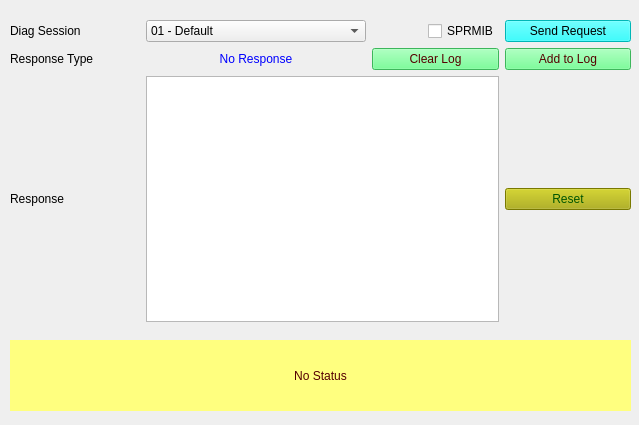
<?xml version="1.0" encoding="UTF-8"?>
<ui version="4.0">
 <class>Form_SID10</class>
 <widget class="QWidget" name="Form_SID10">
  <property name="geometry">
   <rect>
    <x>0</x>
    <y>0</y>
    <width>639</width>
    <height>425</height>
   </rect>
  </property>
  <property name="minimumSize">
   <size>
    <width>400</width>
    <height>400</height>
   </size>
  </property>
  <property name="windowTitle">
   <string>Diagnostic Session Control Service 10</string>
  </property>
  <widget class="QLabel" name="label_status">
   <property name="geometry">
    <rect>
     <x>10</x>
     <y>340</y>
     <width>621</width>
     <height>71</height>
    </rect>
   </property>
   <property name="styleSheet">
    <string notr="true">background-color: rgb(255, 255, 127);
color: rgb(85, 0, 0);
border-color: rgb(0, 0, 255);</string>
   </property>
   <property name="text">
    <string>No Status</string>
   </property>
   <property name="alignment">
    <set>Qt::AlignCenter</set>
   </property>
   <property name="wordWrap">
    <bool>true</bool>
   </property>
  </widget>
  <widget class="QWidget" name="layoutWidget">
   <property name="geometry">
    <rect>
     <x>10</x>
     <y>20</y>
     <width>621</width>
     <height>302</height>
    </rect>
   </property>
   <layout class="QGridLayout" name="gridLayout">
    <property name="sizeConstraint">
     <enum>QLayout::SetNoConstraint</enum>
    </property>
    <item row="3" column="3">
     <widget class="QPushButton" name="pushButton_appendLog">
      <property name="styleSheet">
       <string notr="true">background-color: rgb(85, 255, 127);
color: rgb(85, 0, 0);</string>
      </property>
      <property name="text">
       <string>Add to Log</string>
      </property>
     </widget>
    </item>
    <item row="6" column="1" colspan="2">
     <widget class="QTextBrowser" name="textBrowser_Resp"/>
    </item>
    <item row="3" column="2">
     <widget class="QPushButton" name="pushButton_clearLog">
      <property name="styleSheet">
       <string notr="true">background-color: rgb(85, 255, 127);
color: rgb(85, 0, 0);</string>
      </property>
      <property name="text">
       <string>Clear Log</string>
      </property>
     </widget>
    </item>
    <item row="0" column="1" alignment="Qt::AlignHCenter">
     <widget class="QComboBox" name="comboBox_Diagsession">
      <property name="minimumSize">
       <size>
        <width>220</width>
        <height>0</height>
       </size>
      </property>
      <property name="maximumSize">
       <size>
        <width>220</width>
        <height>16777215</height>
       </size>
      </property>
      <property name="toolTip">
       <string>Select the Diag session to which you want ECU to move. If your session is not in list then contact admin</string>
      </property>
      <item>
       <property name="text">
        <string>01 - Default</string>
       </property>
      </item>
      <item>
       <property name="text">
        <string>02 - Programming</string>
       </property>
      </item>
      <item>
       <property name="text">
        <string>03 - Extended</string>
       </property>
      </item>
      <item>
       <property name="text">
        <string>04 - Safety</string>
       </property>
      </item>
     </widget>
    </item>
    <item row="3" column="1">
     <widget class="QLabel" name="label_ResType">
      <property name="autoFillBackground">
       <bool>false</bool>
      </property>
      <property name="styleSheet">
       <string notr="true">color: rgb(0, 0, 255);</string>
      </property>
      <property name="text">
       <string>No Response</string>
      </property>
      <property name="alignment">
       <set>Qt::AlignCenter</set>
      </property>
     </widget>
    </item>
    <item row="3" column="0">
     <widget class="QLabel" name="label_2">
      <property name="minimumSize">
       <size>
        <width>130</width>
        <height>0</height>
       </size>
      </property>
      <property name="text">
       <string>Response Type</string>
      </property>
     </widget>
    </item>
    <item row="6" column="0">
     <widget class="QLabel" name="label_3">
      <property name="text">
       <string>Response</string>
      </property>
     </widget>
    </item>
    <item row="6" column="3">
     <widget class="QPushButton" name="pushButton_reset">
      <property name="styleSheet">
       <string notr="true">background-color: rgb(170, 170, 0);
font: 75 8pt &quot;MS Shell Dlg 2&quot;;
color: rgb(0, 85, 0);</string>
      </property>
      <property name="text">
       <string>Reset</string>
      </property>
     </widget>
    </item>
    <item row="0" column="0">
     <widget class="QLabel" name="label">
      <property name="text">
       <string>Diag Session</string>
      </property>
     </widget>
    </item>
    <item row="0" column="3">
     <widget class="QPushButton" name="pushButton_Send10Req">
      <property name="toolTip">
       <string>Sends the 10 service request to ECU</string>
      </property>
      <property name="styleSheet">
       <string notr="true">background-color: rgb(0, 255, 255);
border-color: rgb(0, 0, 0);
color: rgb(0, 0, 0);</string>
      </property>
      <property name="text">
       <string>Send Request</string>
      </property>
     </widget>
    </item>
    <item row="0" column="2" alignment="Qt::AlignRight">
     <widget class="QCheckBox" name="checkBox_suppressposmsg">
      <property name="toolTip">
       <string>If selected then Suppress Positive Response Message Indication bit will be set in Subfunction</string>
      </property>
      <property name="text">
       <string>SPRMIB</string>
      </property>
     </widget>
    </item>
   </layout>
   <zorder>pushButton_appendLog</zorder>
   <zorder>label_ResType</zorder>
   <zorder>textBrowser_Resp</zorder>
   <zorder>pushButton_clearLog</zorder>
   <zorder>label</zorder>
   <zorder>pushButton_reset</zorder>
   <zorder>label_3</zorder>
   <zorder>pushButton_Send10Req</zorder>
   <zorder>comboBox_Diagsession</zorder>
   <zorder>label_2</zorder>
   <zorder>checkBox_suppressposmsg</zorder>
  </widget>
 </widget>
 <resources/>
 <connections/>
</ui>
